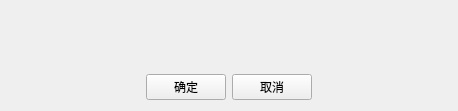
<?xml version="1.0" encoding="UTF-8"?>
<ui version="4.0">
 <class>MarkerDialogWidget</class>
 <widget class="QWidget" name="MarkerDialogWidget">
  <property name="geometry">
   <rect>
    <x>0</x>
    <y>0</y>
    <width>458</width>
    <height>111</height>
   </rect>
  </property>
  <property name="windowTitle">
   <string>Terminal Alerm</string>
  </property>
  <layout class="QVBoxLayout" name="verticalLayout">
   <item>
    <spacer name="verticalSpacer_2">
     <property name="orientation">
      <enum>Qt::Vertical</enum>
     </property>
     <property name="sizeHint" stdset="0">
      <size>
       <width>153</width>
       <height>16</height>
      </size>
     </property>
    </spacer>
   </item>
   <item>
    <widget class="QLabel" name="label">
     <property name="text">
      <string/>
     </property>
     <property name="wordWrap">
      <bool>true</bool>
     </property>
    </widget>
   </item>
   <item>
    <spacer name="verticalSpacer">
     <property name="orientation">
      <enum>Qt::Vertical</enum>
     </property>
     <property name="sizeHint" stdset="0">
      <size>
       <width>153</width>
       <height>15</height>
      </size>
     </property>
    </spacer>
   </item>
   <item>
    <layout class="QHBoxLayout" name="horizontalLayout">
     <item>
      <spacer name="horizontalSpacer">
       <property name="orientation">
        <enum>Qt::Horizontal</enum>
       </property>
       <property name="sizeHint" stdset="0">
        <size>
         <width>117</width>
         <height>20</height>
        </size>
       </property>
      </spacer>
     </item>
     <item>
      <widget class="QPushButton" name="pushButtonYes">
       <property name="text">
        <string>确定</string>
       </property>
      </widget>
     </item>
     <item>
      <widget class="QPushButton" name="pushButtonNo">
       <property name="text">
        <string>取消</string>
       </property>
      </widget>
     </item>
     <item>
      <spacer name="horizontalSpacer_2">
       <property name="orientation">
        <enum>Qt::Horizontal</enum>
       </property>
       <property name="sizeHint" stdset="0">
        <size>
         <width>117</width>
         <height>20</height>
        </size>
       </property>
      </spacer>
     </item>
    </layout>
   </item>
  </layout>
 </widget>
 <resources/>
 <connections/>
</ui>
